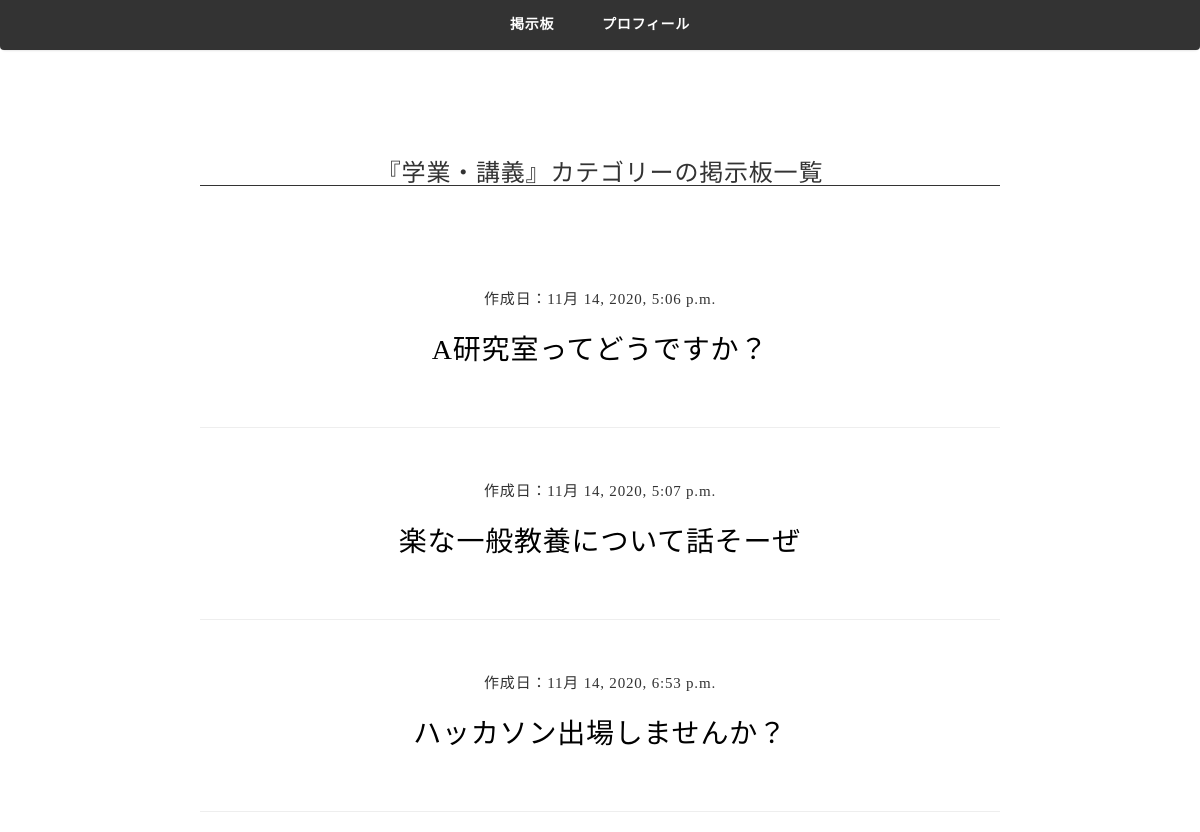
The app's page /category/1/ (signed in), older data.
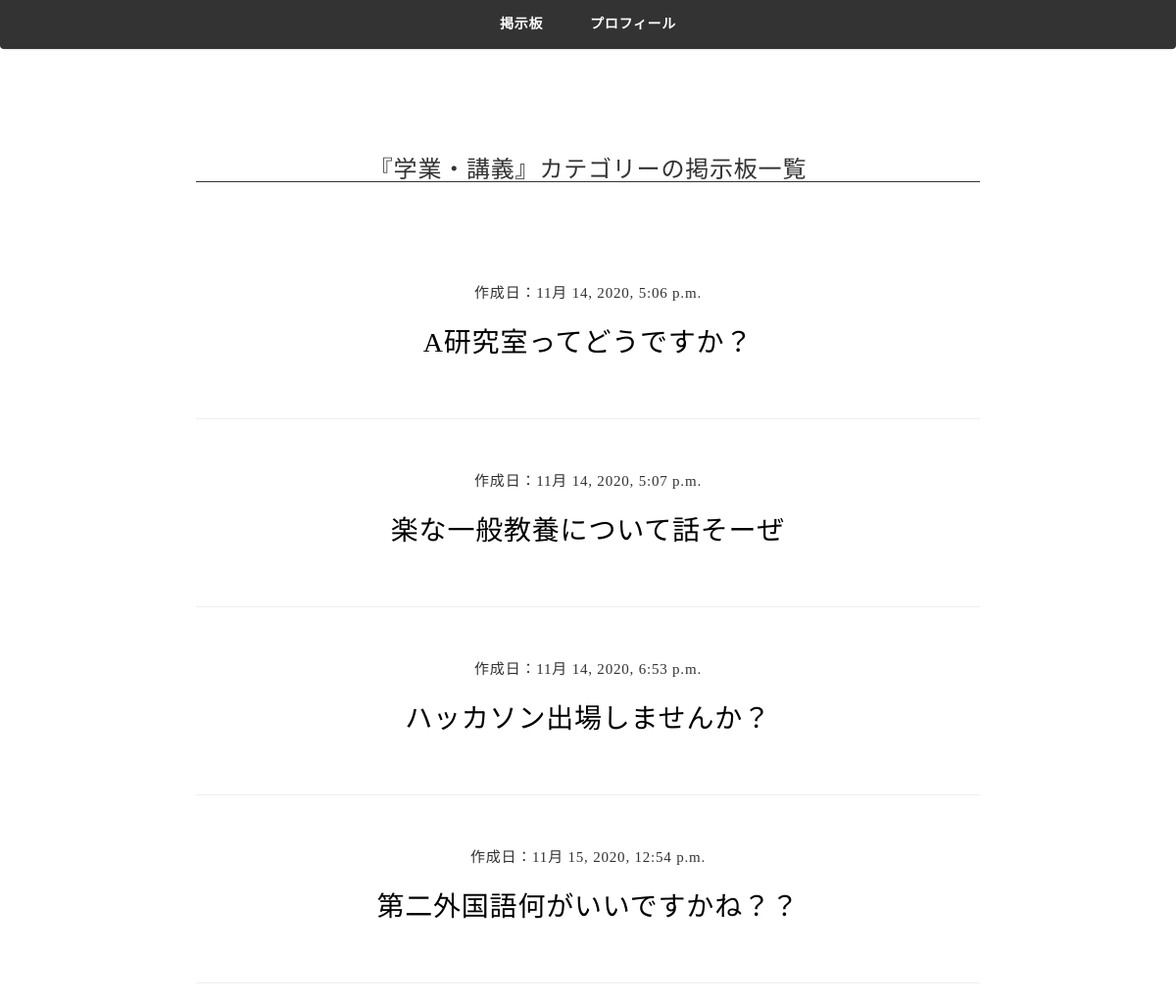
The same page, newer data.
### notice_board/models.py (models this page shows, shortened)
class Thread(models.Model):
    university = models.ForeignKey('University', on_delete=models.CASCADE)
    author = models.ForeignKey(settings.AUTH_USER_MODEL, on_delete=models.CASCADE)
    title = models.CharField(max_length=200)
    created_date = models.DateTimeField(default=timezone.now)
    category = models.ForeignKey('Category', on_delete=models.CASCADE)

### notice_board/views.py (the view)
# urls.py: path('category/<int:pk>/', views.ThreadListView, name='thread_list'),
@login_required
def ThreadListView(request, pk):
    if pk == 1:
        cate = '学業・講義'
    elif pk == 2:
        cate='サークル・部活動'
    elif pk == 3:
        cate='アルバイト'
    elif pk == 4:
        cate='就職活動'
    elif pk == 5:
        cate='趣味・遊び'
    elif pk == 6:
        cate = 'その他・雑談'
    profile = UserProfile.objects.get(user=request.user)
    threads = Thread.objects.filter(category=pk, university=profile.university)
    return render(request, 'notice_board/thread_list.html', {'category':cate, 'profile':profile, 'threads':threads})

### notice_board/templates/notice_board/thread_list.html
{% extends "notice_board/base.html" %}
{% load static %}
{% block content %}
<div class="thread-list-section section">
    <div class="section-title thread-list-title">
        <h3>『{{ category }}』カテゴリーの掲示板一覧</h3>
    </div>
    <div class="section-body thread-list-body">
    {% for thread in threads %}
    <div class="thread-list">
        <p>作成日：{{ thread.created_date }}</p>
        <a href="{% url 'thread_detail' pk=thread.pk %}" class="btn thread-title-btn">{{ thread.title }}</a>
    </div>
    <hr>
    {% endfor %}
    </div>
</div>
{% endblock %}

Row changes from the older to the newer data that the page shows:
added Thread: created_date "11月 15, 2020, 12:54 p.m.", title "第二外国語何がいいですかね？？"
